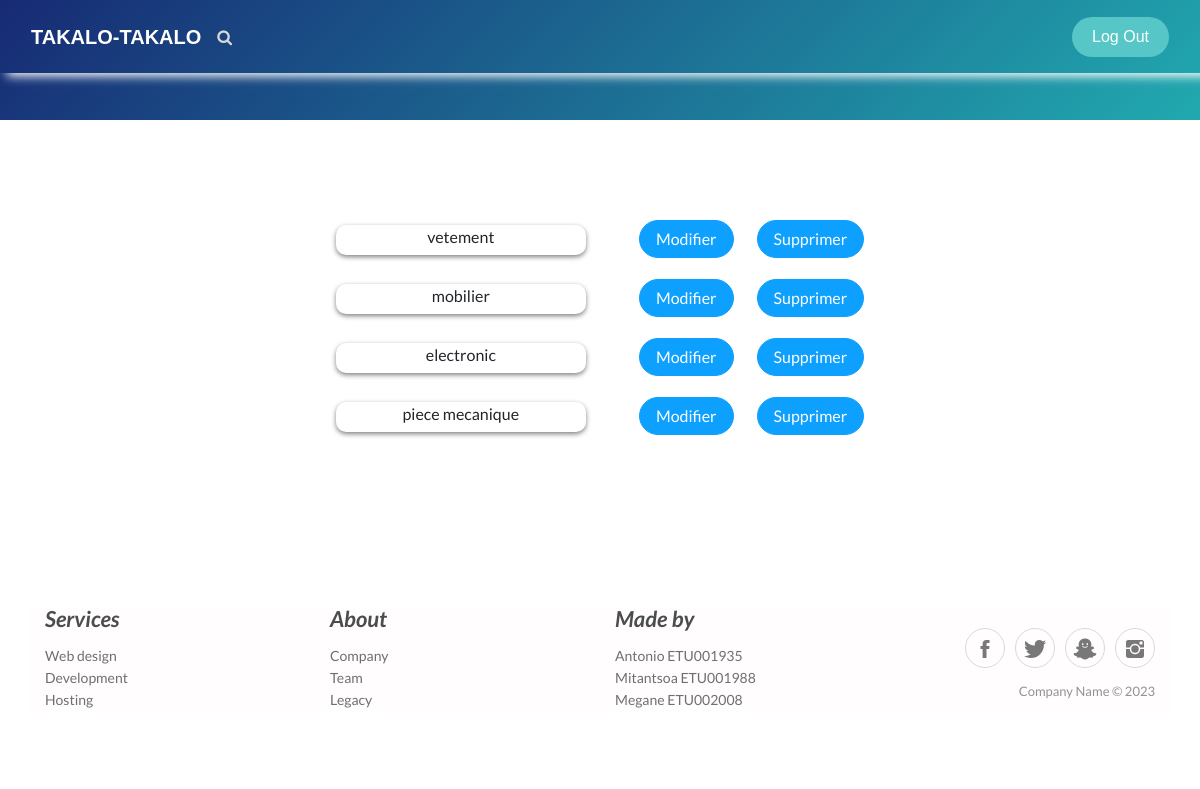
Screenshot of /index.php/categorie_controller with the database file from the repository.
### tables this page shows
create table categorie(
     id_categorie int primary key auto_increment,
     nom_categorie varchar(30)
);

### application/views/takalo/template.php (called while the page is built, shortened)
<?php
    $this->load->view("takalo/header");
    $this->load->view($contents);
 ?>

### application/controllers/Categorie_controller.php (called while the page is built, shortened)
<?php
class Categorie_controller extends CI_Controller{
    public function index(){
        $data['categories'] = $this->Categorie_model->get_categories(null);
        $data['contents']='categorie_view';
		$this->load->view('takalo/template',$data);
    }
}

### index.php (called while the page is built, shortened)
<?php
require_once BASEPATH.'core/CodeIgniter.php';

### application/models/Categorie_model.php (called while the page is built, shortened)
<?php
class Categorie_model extends CI_Model{
    public function get_categories($id_categorie){
        if($id_categorie == null){
            $sql = "SELECT * FROM categorie";
            $query = $this->db->query($sql);
            return $query->result_array();
        }
        else{
            $sql = "SELECT * FROM categorie WHERE id_categorie = $id_categorie";
            $query = $this->db->query($sql);
            return $query->row_array();
        }
    }
}

### application/views/Categorie_view.php (the view, shortened to what this page needs)
<!DOCTYPE html>
<html>
<head>
    <link rel="stylesheet" href="assets/bootstrap/css/bootstrap.min.css">
    <link rel="stylesheet" href="https://cdnjs.cloudflare.com/ajax/libs/pikaday/1.6.1/css/pikaday.min.css">
</head>
<body>
    <main class="page hire-me-page">
        <section class="portfolio-block hire-me">
            <div class="container" style="text-align: center;    height: auto;">
            <?php foreach($categories as $categorie) : ?>
                    <div class="form-group"><label style="width: 250PX;box-shadow: 0 2px 5px grey;border-radius: 10px;text-align: center;height: 30PX;"><?php echo $categorie['nom_categorie'];?></label>
                    <a href="categorie_controller/get_form/<?php echo $categorie['id_categorie'];?>">
                        <button class="btn btn-primary" type="button" style="margin-left: 50px;">Modifier</button>
                    </a>
                    <a href="categorie_controller/delete/<?php echo $categorie['id_categorie'];?>">
                        <button class="btn btn-primary" type="button" style="margin-left: 20px;">Supprimer</button>
                    </a>
                    </div>
                <?php endforeach ?>
            </div>
        </section>
    </main>
</body>
</html>

### rows the page displays
categorie: nom_categorie "vetement"
categorie: nom_categorie "mobilier"
categorie: nom_categorie "electronic"
categorie: nom_categorie "piece mecanique"
